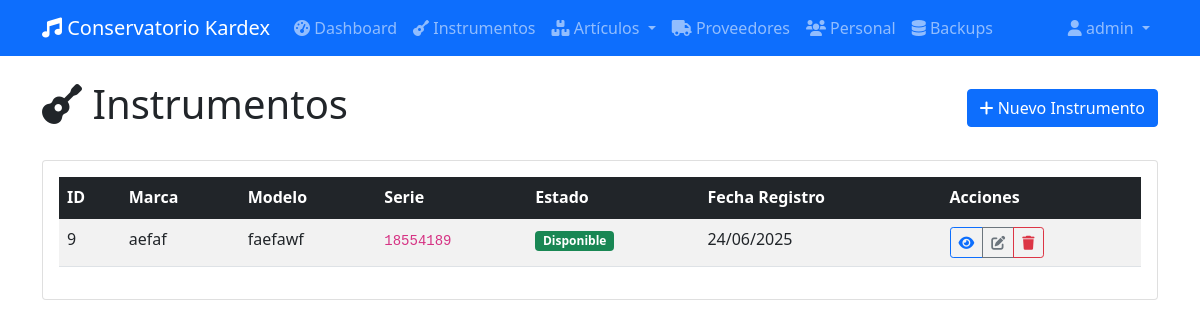
The app's page /instrumentos/ (signed in) with its own data.
### app/database/models.py (models this page shows, shortened)
class BaseModel(db.Model):
    __abstract__ = True
    id = db.Column(db.Integer, primary_key=True)
    created_at = db.Column(db.DateTime, default=datetime.utcnow)
    updated_at = db.Column(db.DateTime, default=datetime.utcnow, onupdate=datetime.utcnow)

class Usuario(UserMixin, BaseModel):
    __tablename__ = 'tb_usuario'
    u_username = db.Column(db.String(50), unique=True, nullable=False)
    u_password = db.Column(db.String(100), nullable=False)  # Almacenará el hash
    movimientos = db.relationship('MovimientoDetalle', backref='usuario', lazy=True)
    @property
    def username(self):
        return self.u_username

class Instrumento(db.Model):
    __tablename__ = 'tb_instrumento'
    i_id = db.Column(db.Integer, db.ForeignKey('tb_item.id'), primary_key=True)
    i_marca = db.Column(db.String(50), nullable=False)
    i_modelo = db.Column(db.String(50), nullable=False)
    i_serie = db.Column(db.String(50), unique=True, nullable=False)
    i_estado = db.Column(db.String(50), nullable=False)  # Podría ser un Enum
    created_at = db.Column(db.DateTime, default=datetime.utcnow)
    updated_at = db.Column(db.DateTime, default=datetime.utcnow, onupdate=datetime.utcnow)

### app/routes/web/instrumentos.py (the view)
@bp.route('/')
@login_required
def listar_instrumentos():
    instrumentos = instrumento_service.obtener_todos()
    return render_template('instrumentos/list.html', instrumentos=instrumentos)

### app/database/repositories/instrumentos.py (called while the page is built)
    def get_all_with_items(self):
        return db.session.query(Instrumento, Item).join(Item, Instrumento.i_id == Item.id).all()

### app/services/instrumento_service.py (called while the page is built)
    def obtener_todos(self):
        return self.repo.get_all_with_items()

### app/templates/instrumentos/list.html (shortened to what this page needs)
{% extends "base.html" %}
{% block content %}
<div class="row">
    <div class="col-12">
        <div class="d-flex justify-content-between align-items-center mb-4">
            <h1>
                <i class="fas fa-guitar"></i> Instrumentos
            </h1>
            <a href="{{ url_for('instrumentos.nuevo_instrumento') }}" class="btn btn-primary">
                <i class="fas fa-plus"></i> Nuevo Instrumento
            </a>
        </div>
    </div>
</div>
<div class="row">
    <div class="col-12">
        <div class="card">
            <div class="card-body">
                {% if instrumentos %}
                <div class="table-responsive">
                    <table class="table table-striped table-hover">
                        <thead class="table-dark">
                            <tr>
                                <th>ID</th>
                                <th>Marca</th>
                                <th>Modelo</th>
                                <th>Serie</th>
                                <th>Estado</th>
                                <th>Fecha Registro</th>
                                <th>Acciones</th>
                            </tr>
                        </thead>
                        <tbody>
                            {% for instrumento, item in instrumentos %}
                            <tr>
                                <td>{{ instrumento.i_id }}</td>
                                <td>{{ instrumento.i_marca }}</td>
                                <td>{{ instrumento.i_modelo }}</td>
                                <td>
                                    <code>{{ instrumento.i_serie }}</code>
                                </td>
                                <td>
                                    {% if instrumento.i_estado == 'Disponible' %}
                                        <span class="badge bg-success">{{ instrumento.i_estado }}</span>
                                    {% elif instrumento.i_estado == 'En uso' %}
                                        <span class="badge bg-warning">{{ instrumento.i_estado }}</span>
                                    {% elif instrumento.i_estado == 'Mantenimiento' %}
                                        <span class="badge bg-info">{{ instrumento.i_estado }}</span>
                                    {% elif instrumento.i_estado == 'Reparación' %}
                                        <span class="badge bg-secondary">{{ instrumento.i_estado }}</span>
                                    {% else %}
                                        <span class="badge bg-danger">{{ instrumento.i_estado }}</span>
                                    {% endif %}
                                </td>
                                <td>{{ instrumento.created_at.strftime('%d/%m/%Y') if instrumento.created_at else 'N/A' }}</td>
                                <td>
                                    <div class="btn-group btn-group-sm" role="group">
                                        <a href="{{ url_for('instrumentos.detalle_instrumento', instrumento_id=instrumento.i_id) }}"
                                           class="btn btn-outline-primary" title="Ver detalles">
                                            <i class="fas fa-eye"></i>
                                        </a>
                                        <a href="{{ url_for('instrumentos.editar_instrumento', instrumento_id=instrumento.i_id) }}"
                                           class="btn btn-outline-secondary" title="Editar">
                                            <i class="fas fa-edit"></i>
                                        </a>
                                        <button type="button" class="btn btn-outline-danger" title="Eliminar"
                                                data-bs-toggle="modal" data-bs-target="#deleteModal{{ instrumento.i_id }}">
                                            <i class="fas fa-trash"></i>
                                        </button>
                                    </div>
                                </td>
                            </tr>
                            {% endfor %}
                        </tbody>
                    </table>
                </div>
                {% endif %}
            </div>
        </div>
    </div>
</div>
{% endblock %}

### app/templates/base.html (shortened to what this page needs)
<!DOCTYPE html>
<html lang="es">
<head>
    <link href="https://cdn.jsdelivr.net/npm/bootstrap@5.1.3/dist/css/bootstrap.min.css" rel="stylesheet">
    <link href="https://cdnjs.cloudflare.com/ajax/libs/font-awesome/6.0.0/css/all.min.css" rel="stylesheet">
</head>
<body>
    <nav class="navbar navbar-expand-lg navbar-dark bg-primary">
        <div class="container">
            <a class="navbar-brand" href="{{ url_for('dashboard.index') }}">
                <i class="fas fa-music"></i> Conservatorio Kardex
            </a>
            <div class="collapse navbar-collapse" id="navbarNav">
                {% if current_user.is_authenticated %}
                <ul class="navbar-nav me-auto">
                    <li class="nav-item">
                        <a class="nav-link" href="{{ url_for('dashboard.index') }}">
                            <i class="fas fa-tachometer-alt"></i> Dashboard
                        </a>
                    </li>
                    <li class="nav-item">
                        <a class="nav-link" href="{{ url_for('instrumentos.listar_instrumentos') }}">
                            <i class="fas fa-guitar"></i> Instrumentos
                        </a>
                    </li>
                    <li class="nav-item dropdown">
                        <a class="nav-link dropdown-toggle" href="#" id="articulosDropdown" role="button" data-bs-toggle="dropdown">
                            <i class="fas fa-boxes"></i> Artículos
                        </a>
                    </li>
                    <li class="nav-item">
                        <a class="nav-link" href="{{ url_for('proveedores.listar_proveedores') }}">
                            <i class="fas fa-truck"></i> Proveedores
                        </a>
                    </li>
                    <li class="nav-item">
                        <a class="nav-link" href="{{ url_for('personal.listar_personal') }}">
                            <i class="fas fa-users"></i> Personal
                        </a>
                    </li>
                    <li class="nav-item">
                        <a class="nav-link" href="{{ url_for('backups.index') }}">
                            <i class="fas fa-database"></i> Backups
                        </a>
                    </li>
                </ul>
                <ul class="navbar-nav">
                    <li class="nav-item dropdown">
                        <a class="nav-link dropdown-toggle" href="#" id="navbarDropdown" role="button" data-bs-toggle="dropdown">
                            <i class="fas fa-user"></i> {{ current_user.username }}
                        </a>
                    </li>
                </ul>
                {% endif %}
            </div>
        </div>
    </nav>
    <div class="container mt-4">
        {% block content %}{% endblock %}
    </div>
</body>
</html>

### records on screen
Usuario: username "admin"
Instrumento: i_id "9", i_marca "aefaf", i_modelo "faefawf", i_serie "18554189", i_estado "Disponible", created_at "24/06/2025"
